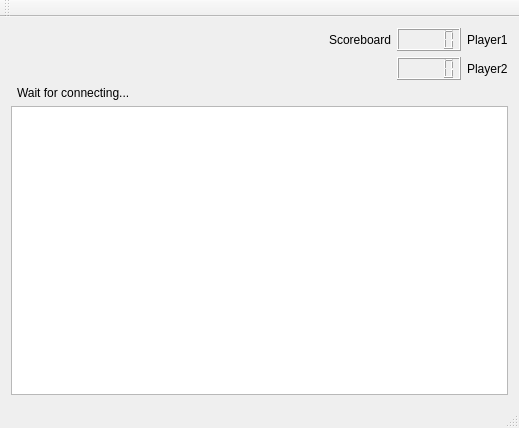
<?xml version="1.0" encoding="UTF-8"?>
<ui version="4.0">
 <class>MainWindow</class>
 <widget class="QMainWindow" name="MainWindow">
  <property name="geometry">
   <rect>
    <x>0</x>
    <y>0</y>
    <width>519</width>
    <height>428</height>
   </rect>
  </property>
  <property name="windowTitle">
   <string>MainWindow</string>
  </property>
  <widget class="QWidget" name="centralWidget">
   <layout class="QGridLayout" name="gridLayout">
    <item row="2" column="3">
     <widget class="QLCDNumber" name="playerScore"/>
    </item>
    <item row="3" column="4">
     <widget class="QLabel" name="ai">
      <property name="text">
       <string>Player2</string>
      </property>
     </widget>
    </item>
    <item row="2" column="4">
     <widget class="QLabel" name="Player1">
      <property name="text">
       <string>Player1</string>
      </property>
     </widget>
    </item>
    <item row="3" column="3">
     <widget class="QLCDNumber" name="aiScore"/>
    </item>
    <item row="2" column="2">
     <widget class="QLabel" name="scoreboard">
      <property name="text">
       <string>Scoreboard</string>
      </property>
     </widget>
    </item>
    <item row="5" column="0" colspan="5">
     <widget class="QGraphicsView" name="boardView">
      <property name="backgroundBrush">
       <brush brushstyle="NoBrush">
        <color alpha="255">
         <red>0</red>
         <green>0</green>
         <blue>0</blue>
        </color>
       </brush>
      </property>
      <property name="foregroundBrush">
       <brush brushstyle="NoBrush">
        <color alpha="255">
         <red>0</red>
         <green>0</green>
         <blue>0</blue>
        </color>
       </brush>
      </property>
     </widget>
    </item>
    <item row="2" column="1">
     <widget class="QLabel" name="showGoal">
      <property name="text">
       <string/>
      </property>
     </widget>
    </item>
    <item row="3" column="1">
     <widget class="QLabel" name="status">
      <property name="sizePolicy">
       <sizepolicy hsizetype="Preferred" vsizetype="Preferred">
        <horstretch>50</horstretch>
        <verstretch>0</verstretch>
       </sizepolicy>
      </property>
      <property name="text">
       <string/>
      </property>
     </widget>
    </item>
    <item row="4" column="1">
     <widget class="QLabel" name="labelPlayers">
      <property name="text">
       <string>Wait for connecting...</string>
      </property>
     </widget>
    </item>
   </layout>
  </widget>
  <widget class="QMenuBar" name="menuBar">
   <property name="geometry">
    <rect>
     <x>0</x>
     <y>0</y>
     <width>519</width>
     <height>21</height>
    </rect>
   </property>
  </widget>
  <widget class="QToolBar" name="mainToolBar">
   <attribute name="toolBarArea">
    <enum>TopToolBarArea</enum>
   </attribute>
   <attribute name="toolBarBreak">
    <bool>false</bool>
   </attribute>
  </widget>
  <widget class="QStatusBar" name="statusBar"/>
 </widget>
 <layoutdefault spacing="6" margin="11"/>
 <resources/>
 <connections/>
</ui>
